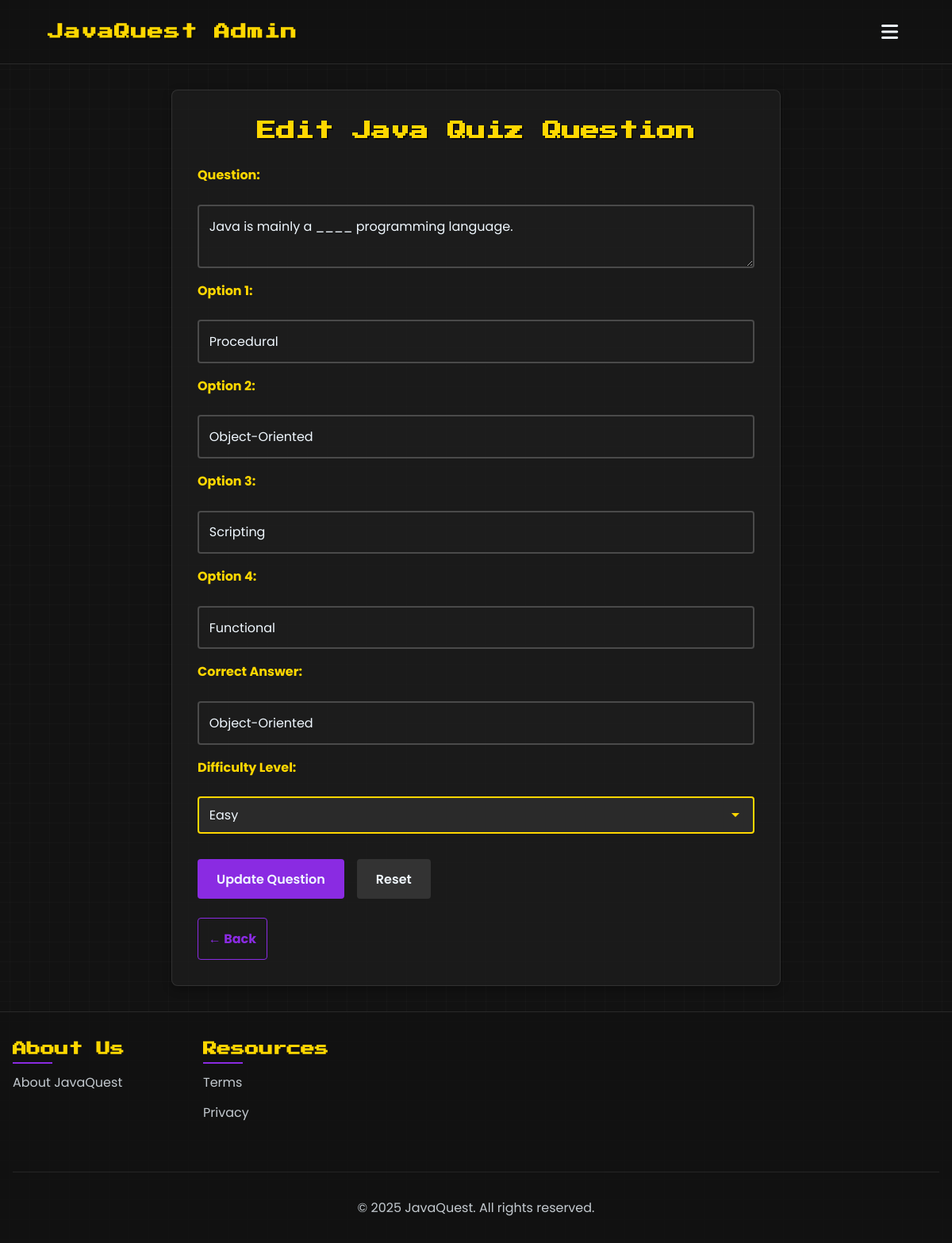
The page /admin/java-quiz-edit.php?id=Q02 (signed in) on the database its author committed.
### tables this page shows
CREATE TABLE IF NOT EXISTS `question` (
  `question_id` varchar(50) NOT NULL,
  `question_text` varchar(1000) NOT NULL,
  `Option 1` varchar(255) NOT NULL,
  `Option 2` varchar(255) NOT NULL,
  `Option 3` varchar(255) NOT NULL,
  `Option 4` varchar(255) NOT NULL,
  `quiz_id` varchar(50) NOT NULL,
  PRIMARY KEY (`question_id`),
  KEY `quiz_id` (`quiz_id`)
);

CREATE TABLE IF NOT EXISTS `answer` (
  `answer_id` varchar(50) NOT NULL,
  `answer_text` varchar(1000) NOT NULL,
  `question_id` varchar(50) NOT NULL,
  PRIMARY KEY (`answer_id`),
  KEY `question_id` (`question_id`)
);

### admin/java-quiz-edit.php (the view, shortened to what this page needs)
<?php
require_once("../conn/conn.php");
$question_id = $_GET['id'];
$query = "SELECT * FROM question WHERE question_id = ?";
$stmt = $conn->prepare($query);
$stmt->bind_param("s", $question_id);
$stmt->execute();
$result = $stmt->get_result();
$questionData = $result->fetch_assoc();
$answer_query = "SELECT * FROM answer WHERE question_id = ?";
$answer_stmt = $conn->prepare($answer_query);
$answer_stmt->bind_param("s", $question_id);
$answer_stmt->execute();
$answer_result = $answer_stmt->get_result();
$answerData = $answer_result->fetch_assoc();
?>
<!DOCTYPE html>
<html lang="en">
<head>
    <link rel="stylesheet" href="https://cdnjs.cloudflare.com/ajax/libs/font-awesome/6.4.0/css/all.min.css">
    <link rel="stylesheet" href="../css/java-quiz-edit.css">
</head>
<body>
<header>
    <div class="logo-nav">
        <a href="../admin/admin.php" class="logo">JavaQuest Admin</a>
    </div>
    <div class="auth-container">
        <button class="menu-btn" id="menuBtn">
            <i class="fas fa-bars"></i>
        </button>
    </div>
</header>
<main>
  <section class="form-container">
    <h1>Edit Java Quiz Question</h1>
    <form method="POST">
      <label for="question">Question:</label>
      <textarea id="question" name="question" required><?php echo htmlspecialchars($questionData['question_text']); ?></textarea>
      <label for="option1">Option 1:</label>
      <input type="text" id="option1" name="option1" value="<?php echo htmlspecialchars($questionData['Option 1']); ?>" required>
      <label for="option2">Option 2:</label>
      <input type="text" id="option2" name="option2" value="<?php echo htmlspecialchars($questionData['Option 2']); ?>" required>
      <label for="option3">Option 3:</label>
      <input type="text" id="option3" name="option3" value="<?php echo htmlspecialchars($questionData['Option 3']); ?>" required>
      <label for="option4">Option 4:</label>
      <input type="text" id="option4" name="option4" value="<?php echo htmlspecialchars($questionData['Option 4']); ?>" required>
      <label for="answer">Correct Answer:</label>
      <input type="text" id="answer" name="answer" value="<?php echo $answerData ? htmlspecialchars($answerData['answer_text']) : ''; ?>" required>
      <label for="difficulty">Difficulty Level:</label>
      <select id="difficulty" name="difficulty" required>
        <option value="QZ01" <?php echo ($questionData['quiz_id'] === 'QZ01') ? 'selected' : ''; ?>>Easy</option>
      </select>
      <div class="form-buttons">
        <button type="submit">Update Question</button>
        <button type="reset">Reset</button>
      </div>
    </form>
    <button class="back-button" onclick="location.href='admin.php'">
      &larr; Back
    </button>
  </section>
</main>
<footer>
    <div class="footer-container">
        <div class="footer-section">
            <h3>About Us</h3>
            <ul><li><a href="../about-us/about-us.php">About JavaQuest</a></li></ul>
        </div>
        <div class="footer-section">
            <h3>Resources</h3>
            <ul>
                <li><a href="../term-privacy/term-privacy.php">Terms</a></li>
                <li><a href="../term-privacy/term-privacy.php">Privacy</a></li>
            </ul>
        </div>
        <div class="footer-copyright">
            <p>&copy; 2025 JavaQuest. All rights reserved.</p>
        </div>
    </div>
</footer>
</body>
</html>

### rows shown on the page
question: question "Java is mainly a ____ programming language.", option1 "Procedural", option2 "Object-Oriented", option3 "Scripting", option4 "Functional", difficulty "Easy"
answer: answer "Object-Oriented"
